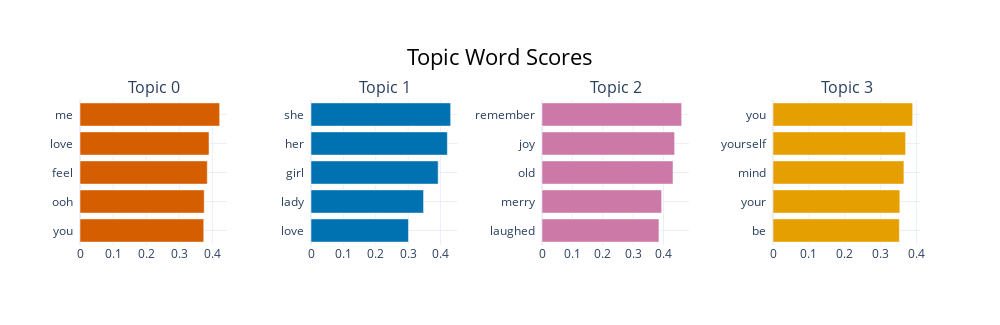

Notebook source saved alongside this figure:
### Code cell
model.visualize_barchart(top_n_topics=10)

### Figure 1 — Plotly figure (JSON) as saved in the notebook; plotly's stock layout.template omitted (floating-point values rounded to 4 significant figures)
{"data": [{"marker": {"color": "#D55E00"}, "orientation": "h", "type": "bar", "x": [0.374, 0.3753, 0.3846, 0.3898, 0.422], "xaxis": "x", "y": ["you  ", "ooh  ", "feel  ", "love  ", "me  "], "yaxis": "y"}, {"marker": {"color": "#0072B2"}, "orientation": "h", "type": "bar", "x": [0.301, 0.3476, 0.3927, 0.421, 0.4312], "xaxis": "x2", "y": ["love  ", "lady  ", "girl  ", "her  ", "she  "], "yaxis": "y2"}, {"marker": {"color": "#CC79A7"}, "orientation": "h", "type": "bar", "x": [0.385, 0.3939, 0.4313, 0.4366, 0.4598], "xaxis": "x3", "y": ["laughed  ", "merry  ", "old  ", "joy  ", "remember  "], "yaxis": "y3"}, {"marker": {"color": "#E69F00"}, "orientation": "h", "type": "bar", "x": [0.352, 0.3533, 0.3647, 0.3694, 0.389], "xaxis": "x4", "y": ["be  ", "your  ", "mind  ", "yourself  ", "you  "], "yaxis": "y4"}], "layout": {"annotations": [{"font": {"size": 16}, "showarrow": false, "text": "Topic 0", "x": 0.0875, "xanchor": "center", "xref": "paper", "y": 1, "yanchor": "bottom", "yref": "paper"}, {"font": {"size": 16}, "showarrow": false, "text": "Topic 1", "x": 0.3625, "xanchor": "center", "xref": "paper", "y": 1, "yanchor": "bottom", "yref": "paper"}, {"font": {"size": 16}, "showarrow": false, "text": "Topic 2", "x": 0.6375, "xanchor": "center", "xref": "paper", "y": 1, "yanchor": "bottom", "yref": "paper"}, {"font": {"size": 16}, "showarrow": false, "text": "Topic 3", "x": 0.9125, "xanchor": "center", "xref": "paper", "y": 1, "yanchor": "bottom", "yref": "paper"}], "height": 325, "hoverlabel": {"bgcolor": "white", "font": {"family": "Rockwell", "size": 16}}, "showlegend": false, "title": {"font": {"color": "Black", "size": 22}, "text": "Topic Word Scores", "x": 0.5, "xanchor": "center", "yanchor": "top"}, "width": 1000, "xaxis": {"anchor": "y", "domain": [0, 0.175], "showgrid": true}, "xaxis2": {"anchor": "y2", "domain": [0.275, 0.45], "showgrid": true}, "xaxis3": {"anchor": "y3", "domain": [0.55, 0.725], "showgrid": true}, "xaxis4": {"anchor": "y4", "domain": [0.825, 1], "showgrid": true}, "yaxis": {"anchor": "x", "domain": [0, 1], "showgrid": true}, "yaxis2": {"anchor": "x2", "domain": [0, 1], "showgrid": true}, "yaxis3": {"anchor": "x3", "domain": [0, 1], "showgrid": true}, "yaxis4": {"anchor": "x4", "domain": [0, 1], "showgrid": true}}}
